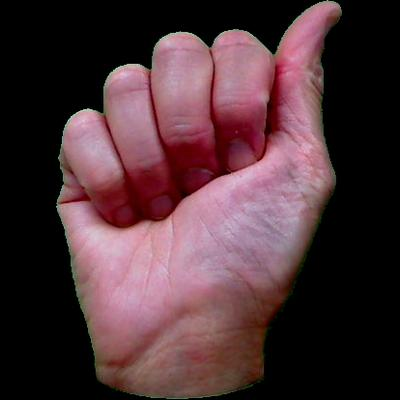
#> input picture Vision Artificial/TPFinal3/databaseASL/asl_dataset/a/hand1_a_dif_seg_4_cropped.jpeg, 400 x 400 px; its folder holds only this picture in this run
$ python -i TPFhu_moments_generation.py   (imports and definitions only)
#> lines starting #> are read from the running program, lines starting #| are printed output that depends on the picture; after the words box and inside, x2 and y2 are one past the last pixel; in counts of white or black regions, pixels touching at a corner belong together
### Vision Artificial/TPFinal3/utils/TPFlabel_converters.py
def label_to_int(string_label):
    if string_label == '0': return 1
    if string_label == '1': return 2
    if string_label == '2': return 3
    if string_label == '3': return 4
    if string_label == '4': return 5
    if string_label == '5': return 6
    if string_label == '6': return 7
    if string_label == '7': return 8
    if string_label == '8': return 9
    if string_label == '9': return 10
    if string_label == 'a': return 11
    if string_label == 'b': return 12
    if string_label == 'c': return 13
    if string_label == 'd': return 14
    if string_label == 'e': return 15
    if string_label == 'f': return 16
    if string_label == 'g': return 17
    if string_label == 'h': return 18
    if string_label == 'i': return 19
    if string_label == 'j': return 20
    if string_label == 'k': return 21
    if string_label == 'l': return 22
    if string_label == 'm': return 23
    if string_label == 'n': return 24
    if string_label == 'o': return 25
    if string_label == 'p': return 26
    if string_label == 'q': return 27
    if string_label == 'r': return 28
    if string_label == 's': return 29
    if string_label == 't': return 30
    if string_label == 'u': return 31
    if string_label == 'v': return 32
    if string_label == 'w': return 33
    if string_label == 'x': return 34
    if string_label == 'y': return 35
    if string_label == 'z': return 36

    else:
        raise Exception('unkown class_label')


# [39 lines left out: function int_to_label, not called in this run]

### Vision Artificial/TPFinal3/utils/TPFhu_moments_generation.py
import cv2
import csv
import glob
import numpy
import math
import os

from utils.TPFlabel_converters import label_to_int

# Escribo los valores de los momentos de Hu en el archivo
def write_hu_moments(label, writer):
    files = glob.glob('./TPFinal3/databaseASL/asl_dataset/' + label + '/*')
    print(f"Procesando {label}: encontrados {len(files)} archivos")

    hu_moments = []
    for file in files:
        hu_moments.append(hu_moments_of_file(file))
    for mom in hu_moments:
        flattened = mom.ravel().tolist()  # Convert to Python list
        row = flattened + [label_to_int(label)]  # Combine list and integer
        writer.writerow(row)  # Write to CSV

def generate_hu_moments_file():
    # Asegurar que el directorio existe
    os.makedirs('./TPFinal3/TPFgenerated-files', exist_ok=True)

    base_path = './TPFinal3/databaseASL/asl_dataset'

    # Verificar que el directorio existe
    if not os.path.exists(base_path):
        print(f"Error: El directorio {base_path} no existe")
        return

    # Obtener las carpetas
    folders = [f for f in os.listdir(base_path) if os.path.isdir(os.path.join(base_path, f))]
    print(f"Carpetas encontradas: {folders}")

    if not folders:
        print("No se encontraron carpetas de letras")
        return

    # Crear o sobreescribir el archivo
    with open('./TPFinal3/TPFgenerated-files/TPFhu_moments.csv', 'w', newline='') as file:
        writer = csv.writer(file)
        for folder in folders:
            write_hu_moments(folder, writer)


# Encargada de generar los momentos de Hu para las imagenes
def hu_moments_of_file(filename):
    image = cv2.imread(filename)
#> image is the input picture: shape (400, 400, 3); mean B, G, R 55.8, 50.5, 76.6
    gray = cv2.cvtColor(image, cv2.COLOR_RGB2GRAY)
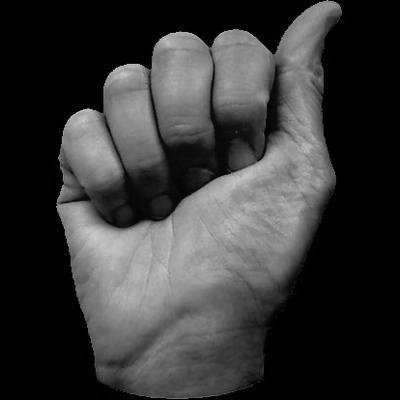
#> gray: shape (400, 400); min 0, max 214, mean 55.1
    _, bin = cv2.threshold(gray, 1, 255, cv2.THRESH_BINARY)
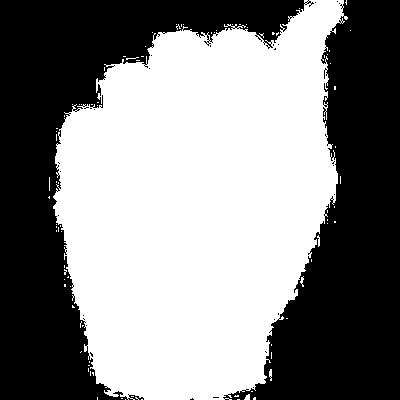
#> bin: shape (400, 400); 52.8% white; 31 black regions (29 under 20 px), largest, box (x1, y1, x2, y2) and area: (0, 0, 314, 400) 39744, (223, 0, 400, 400) 35754

    # Invert the image so the area of the UAV is filled with 1's. This is necessary since
    # cv::findContours describes the boundary of areas consisting of 1's.
    bin = 255 - bin # como sabemos que las figuras son negras invertimos los valores binarios para que esten en 1.

    kernel = numpy.ones((3, 3), numpy.uint8)  # Tamaño del bloque a recorrer
    # buscamos eliminar falsos positivos (puntos blancos en el fondo) para eliminar ruido.
    bin = cv2.morphologyEx(bin, cv2.MORPH_ERODE, kernel)
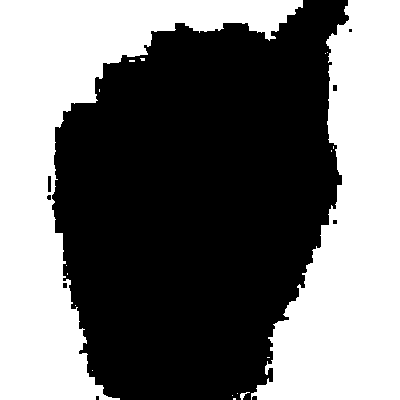
#> bin: shape (400, 400); 45.1% white; 18 white regions (15 under 20 px)

    contours, hierarchy = cv2.findContours(bin, cv2.RETR_LIST,
                                           cv2.CHAIN_APPROX_SIMPLE)  # encuetra los contornos
#> contours = 24 contours, 17 with area under 20; largest, box (x1, y1, x2, y2) and area: (0, 0, 303, 400) 36915, (251, 0, 400, 400) 33846, (47, 175, 52, 193) 66, (332, 84, 338, 92) 33, (62, 282, 68, 289) 28, (46, 194, 52, 201) 25, (332, 219, 338, 225) 23
    shape_contour = max(contours, key=cv2.contourArea)  # Agarra el contorno de area maxima
#> shape_contour = contour of 329 points, box (x1, y1, x2, y2) (0, 0, 303, 400), area 36915

    # Calculate Moments
    moments = cv2.moments(shape_contour)  # momentos de inercia
#> moments = moments, m00 36915, centre m10/m00, m01/m00 = (65.79, 162.1)
    # Calculate Hu Moments
    huMoments = cv2.HuMoments(moments)  # momentos de Hu
#> huMoments = [0.585, 0.178, 0.085, 0.0111, -0.000325, -0.00355, 9.67e-05]
    # Log scale hu moments
    for i in range(0, 7):
        huMoments[i] = -1 * math.copysign(1.0, huMoments[i]) * math.log10(abs(huMoments[i])) # Mapeo para agrandar la escala.
#> after the loop, huMoments = [0.233, 0.75, 1.07, 1.96, -3.49, -2.45, 4.01]
    return huMoments

>>> result = generate_hu_moments_file()
#> the loop in write_hu_moments, `for mom in hu_moments:` made 1 pass
#> row on pass 1: [0.233, 0.75, 1.07, 1.96, -3.49, -2.45, 4.01, 11]
#> pass 2 of the loop in generate_hu_moments_file, `for folder in folders:`:
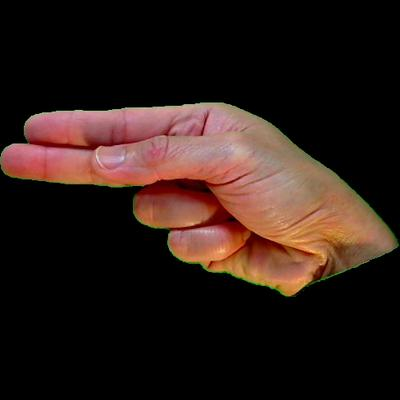
#> input picture Vision Artificial/TPFinal3/databaseASL/asl_dataset/h/hand1_h_bot_seg_1_cropped.jpeg, 400 x 400 px
#> in hu_moments_of_file, image is the input picture: shape (400, 400, 3); mean B, G, R 22.8, 27.9, 43.9
#> in hu_moments_of_file (call 2), `_, bin = cv2.threshold(gray, 1, 255, cv2.THRESH_BINARY)`:
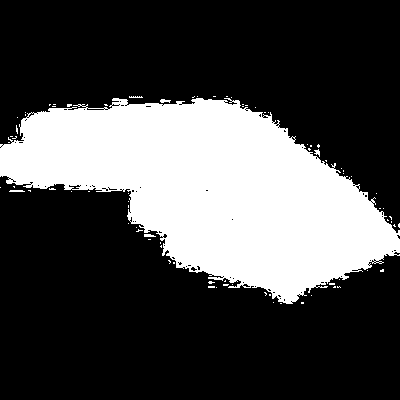
#> bin: shape (400, 400); 29% white; 81 white regions (75 under 20 px), largest, box (x1, y1, x2, y2) and area: (0, 98, 400, 304) 46015, (160, 99, 171, 103) 29, (9, 190, 25, 192) 29, (144, 234, 156, 237) 29, (314, 149, 320, 157) 26, (129, 96, 143, 98) 21
#> in hu_moments_of_file (call 2), `bin = cv2.morphologyEx(bin, cv2.MORPH_ERODE, kernel)`:
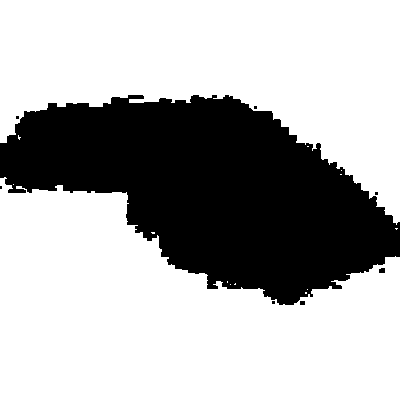
#> bin: shape (400, 400); 69.1% white; 8 black regions (5 under 20 px)
#> contours = 20 contours, 16 with area under 20; largest, box (x1, y1, x2, y2) and area: (0, 177, 400, 400) 59797, (0, 0, 400, 225) 49384, (378, 267, 386, 274) 38, (299, 300, 306, 306) 28
#> shape_contour = contour of 296 points, box (x1, y1, x2, y2) (0, 177, 400, 400), area 59797
#> moments = moments, m00 59797, centre m10/m00, m01/m00 = (171.9, 317.8)
#> in hu_moments_of_file (call 2), `huMoments = cv2.HuMoments(moments)`: huMoments = [0.279, 0.0392, 0.0046, 0.00121, 2.53e-06, 0.000196, 1.3e-06]
#> after the loop in hu_moments_of_file (call 2), `for i in range(0, 7):`: huMoments = [0.555, 1.41, 2.34, 2.92, 5.6, 3.71, 5.89]
#> the loop in write_hu_moments (call 2), `for mom in hu_moments:` made 1 pass
#> row on pass 1: [0.555, 1.41, 2.34, 2.92, 5.6, 3.71, 5.89, 18]
